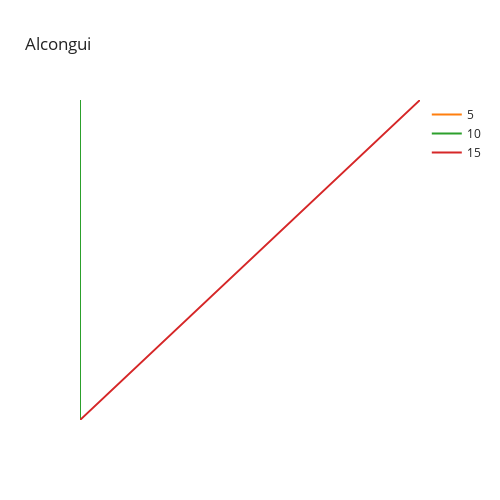
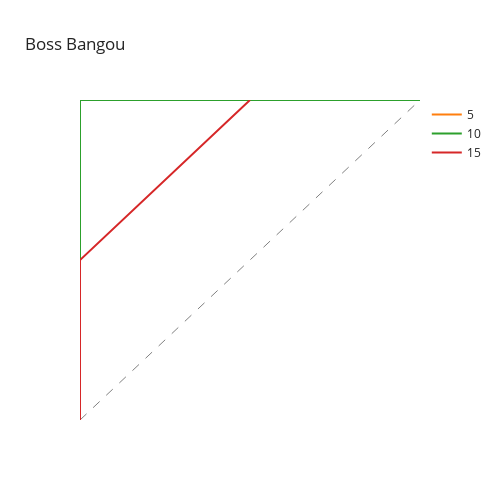
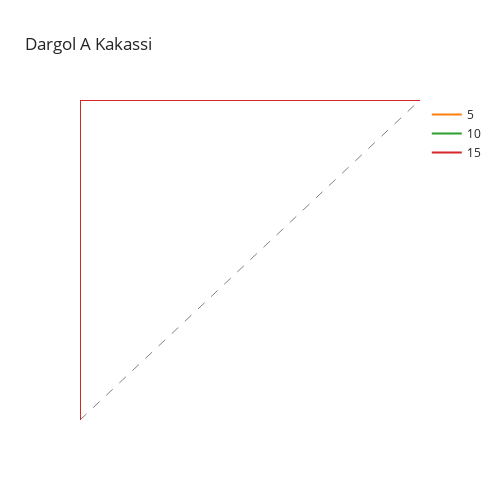
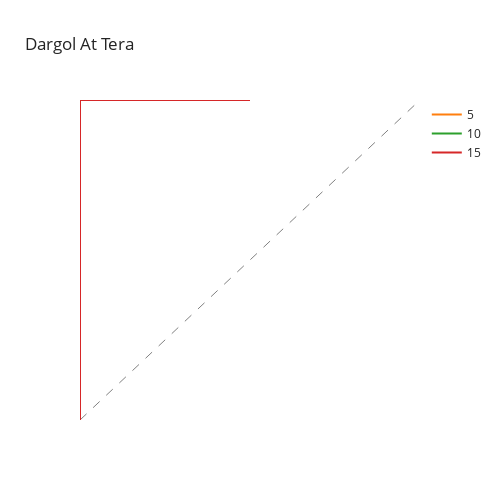

Here is the notebook cell these charts were saved with, in order:
### Code cell
# plot ROC

selected_steps = [5, 10, 15]

for station in stations:
    df_plot = df_confuse[df_confuse["station"] == station]
    fig = go.Figure()
    fig.add_trace(
        go.Scatter(
            x=[0, 1],
            y=[0, 1],
            line=dict(width=0.5, dash="dash", color="black"),
            mode="lines",
            showlegend=False,
        )
    )
    for leadtime in df_confuse["leadtime"].unique():
        if leadtime.days not in selected_steps:
            continue
        dff_plot = df_plot[df_plot["leadtime"] == leadtime]
        fig.add_trace(
            go.Scatter(
                x=dff_plot["FPR"],
                y=dff_plot["TPR"],
                name=leadtime.days,
                mode="lines",
            )
        )

    fig.update_xaxes(range=(0, 1), visible=False)
    fig.update_yaxes(range=(0, 1), visible=False)
    fig.update_layout(
        template="simple_white", width=500, height=500, title=station
    )
    fig.show()

### Figure 1 — Plotly figure (JSON) as saved in the notebook; plotly's stock layout.template omitted (floating-point values rounded to 4 significant figures)
{"data": [{"line": {"color": "black", "dash": "dash", "width": 0.5}, "mode": "lines", "showlegend": false, "type": "scatter", "x": [0, 1], "y": [0, 1]}, {"mode": "lines", "name": "5", "type": "scatter", "x": [0, 0, 0], "y": [1, 1, 0]}, {"mode": "lines", "name": "10", "type": "scatter", "x": [0, 0, 0], "y": [1, 1, 0]}, {"mode": "lines", "name": "15", "type": "scatter", "x": [2, 1, 0], "y": [1, 1, 0]}], "layout": {"height": 500, "title": {"text": "Alcongui"}, "width": 500, "xaxis": {"range": [0, 1], "visible": false}, "yaxis": {"range": [0, 1], "visible": false}}}

### Figure 2 — Plotly figure (JSON) as saved in the notebook; plotly's stock layout.template omitted (floating-point values rounded to 4 significant figures)
{"data": [{"line": {"color": "black", "dash": "dash", "width": 0.5}, "mode": "lines", "showlegend": false, "type": "scatter", "x": [0, 1], "y": [0, 1]}, {"mode": "lines", "name": "5", "type": "scatter", "x": [0, 0, 0], "y": [1, 1, 0]}, {"mode": "lines", "name": "10", "type": "scatter", "x": [1, 0, 0], "y": [1, 1, 0]}, {"mode": "lines", "name": "15", "type": "scatter", "x": [0.5, 0, 0], "y": [1, 0.5, 0]}], "layout": {"height": 500, "title": {"text": "Boss Bangou"}, "width": 500, "xaxis": {"range": [0, 1], "visible": false}, "yaxis": {"range": [0, 1], "visible": false}}}

### Figure 3 — Plotly figure (JSON) as saved in the notebook; plotly's stock layout.template omitted (floating-point values rounded to 4 significant figures)
{"data": [{"line": {"color": "black", "dash": "dash", "width": 0.5}, "mode": "lines", "showlegend": false, "type": "scatter", "x": [0, 1], "y": [0, 1]}, {"mode": "lines", "name": "5", "type": "scatter", "x": [1, 0, 0], "y": [1, 1, 0]}, {"mode": "lines", "name": "10", "type": "scatter", "x": [1, 0, 0], "y": [1, 1, 0]}, {"mode": "lines", "name": "15", "type": "scatter", "x": [1, 0, 0], "y": [1, 1, 0]}], "layout": {"height": 500, "title": {"text": "Dargol A Kakassi"}, "width": 500, "xaxis": {"range": [0, 1], "visible": false}, "yaxis": {"range": [0, 1], "visible": false}}}

### Figure 4 — Plotly figure (JSON) as saved in the notebook; plotly's stock layout.template omitted (floating-point values rounded to 4 significant figures)
{"data": [{"line": {"color": "black", "dash": "dash", "width": 0.5}, "mode": "lines", "showlegend": false, "type": "scatter", "x": [0, 1], "y": [0, 1]}, {"mode": "lines", "name": "5", "type": "scatter", "x": [0, 0, 0], "y": [1, 1, 0]}, {"mode": "lines", "name": "10", "type": "scatter", "x": [0, 0, 0], "y": [1, 1, 0]}, {"mode": "lines", "name": "15", "type": "scatter", "x": [0.5, 0, 0], "y": [1, 1, 0]}], "layout": {"height": 500, "title": {"text": "Dargol At Tera"}, "width": 500, "xaxis": {"range": [0, 1], "visible": false}, "yaxis": {"range": [0, 1], "visible": false}}}
